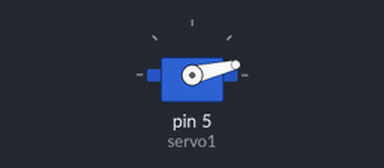
Bench run of a sketch on a simulated Arduino Uno, built with avr-gcc and run on an emulated ATmega328P. Shown: servo.

Above: at 0.15 s.
At 1.36 s:
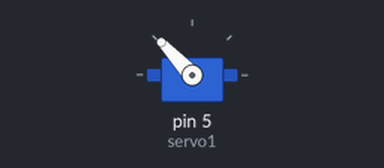
At 17.59 s:
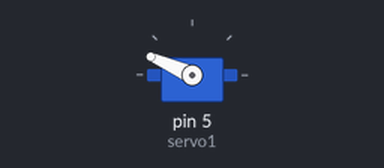
At 35.1 s:
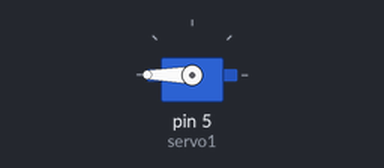
Timing chart, 0 to 36.6 s (numbered marks = the images above):
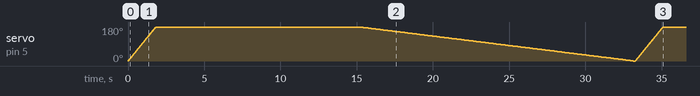

The sketch:

13-Servo-Sweep.ino
```cpp
// This program continuously sweeps a servo motor back and forth
// by increasing and decreasing the angle.
#include <Servo.h>
Servo servo1;
int angle=0;

void setup() {
  // put your setup code here, to run once:
  servo1.attach(5);

}

void loop() {
  // put your main code here, to run repeatedly:
  for(angle;angle<=300;angle++){
    servo1.write(angle);
    delay(10);
  }
  //servo1.write(angle);
  //delay(100);
  for(angle;angle>=0;angle--){
    servo1.write(angle);
    delay(100);
  }

}
```
